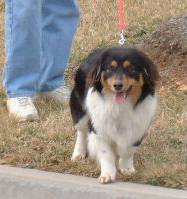
#> input picture ComputerVision/images/dog.2.jpg, 187 x 199 px
$ jupyter execute 'openCv快速开始——边缘检测.ipynb'   (shell and % lines are left out)
#> lines starting #> are read from the running program, lines starting #| are printed output that depends on the picture
[cell 1]
import matplotlib.pyplot as plt
import numpy as np
import cv2

def img_change_chanels(img):
    return cv2.merge(cv2.split(img)[::-1])

def show(img):
    plt.imshow(img)
    cv2.waitKey(0)
    cv2.destroyAllWindows()

def show_sub(images,x,y):
    for i in range(len(images)):
        plt.subplot(x,y,i+1)
        plt.imshow(images[i])
    cv2.waitKey(0)
    cv2.destroyAllWindows()

# 灰度图显示
def gray_show(img,name = None):
    if name is not None:
        cv2.imshow(name,img)
    else:
        cv2.imshow("img",img)
    cv2.waitKey(0)
    cv2.destroyAllWindows()

[cell 2]
dog = cv2.imread("./images/dog.2.jpg")
#> dog is the input picture: shape (199, 187, 3); mean B, G, R 133.9, 143.3, 151.9
dog = cv2.cvtColor(dog,cv2.COLOR_BGR2GRAY)
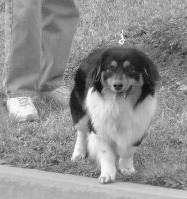
#> dog: shape (199, 187); min 8, max 255, mean 144.8

[cell 3]
gray_show(dog)

[cell 4]
dog.shape
#> Out = (199, 187)

[cell 5]
dog = cv2.resize(dog,(400,400))
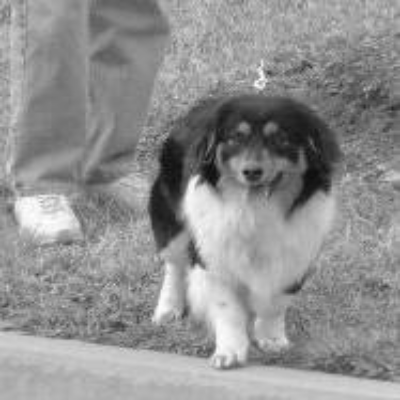
#> dog: shape (400, 400); min 10, max 254, mean 144.7

[cell 6]
gray_show(dog)

###  边缘检测 Canny
#### 先用高斯滤波过滤
#### 计算梯度和方向
#### 非极大值抑制
#### 双阈值处理
##### 梯度小于min阈值的直接就定义为不是边界，反之，大于max阈值的就直接为边界，两者之间的看是否与边界连接，连接就是边界，否则就不是

[cell 7]
# Canny(img,min,max)
img1 = cv2.Canny(dog,50,100)
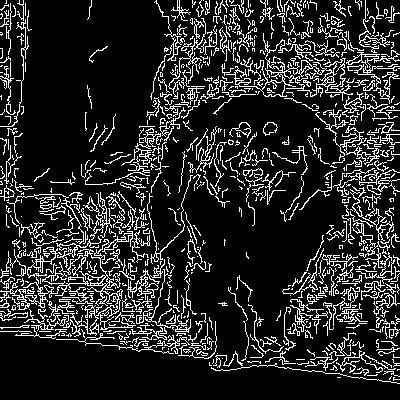
#> img1: shape (400, 400); 15.6% white in thin lines or dots
img2 = cv2.Canny(dog,100,150)
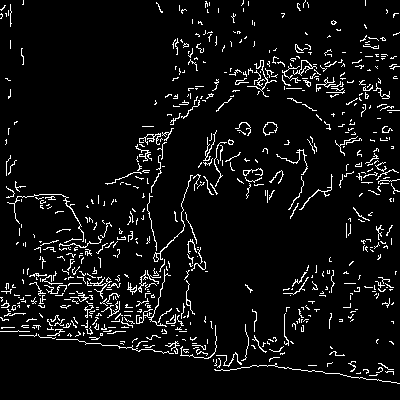
#> img2: shape (400, 400); 6% white in thin lines or dots

[cell 8]
images = np.hstack([img1,img2])
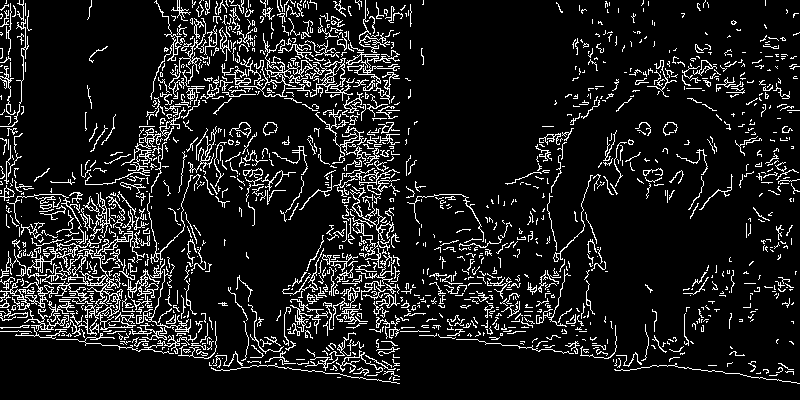
#> images: shape (400, 800); 10.8% white in thin lines or dots

$ run again, with ComputerVision/images/dog.0.jpg copied over ComputerVision/images/dog.2.jpg
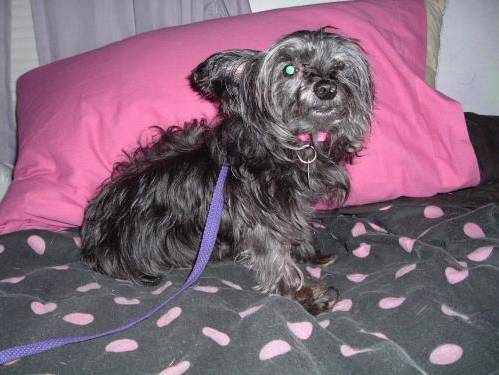
#> input picture ComputerVision/images/dog.0.jpg, 499 x 375 px
#> dog is the input picture: shape (375, 499, 3); mean B, G, R 119.2, 101.6, 129.6
#> `img1 = cv2.Canny(dog,50,100)`:
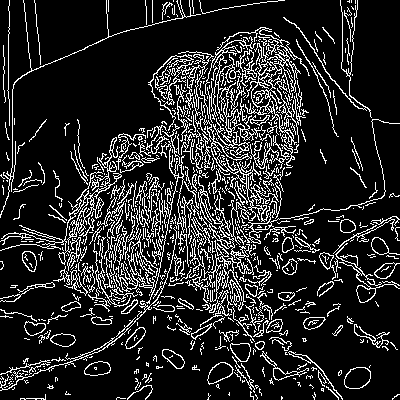
#> img1: shape (400, 400); 15.4% white in thin lines or dots
#> img2: shape (400, 400); 10.8% white in thin lines or dots
#> `images = np.hstack([img1,img2])`:
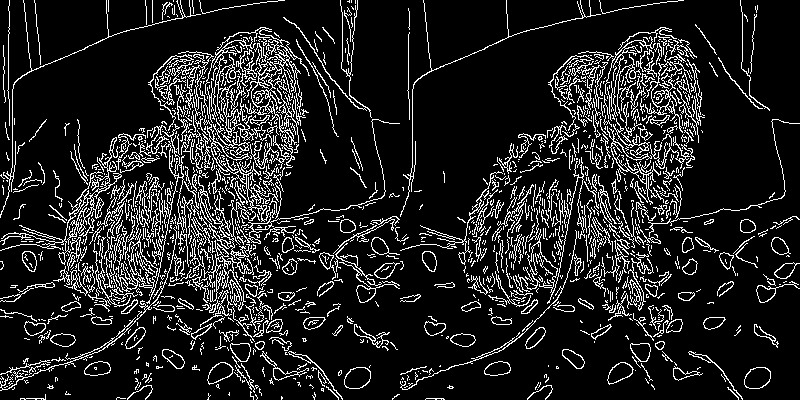
#> images: shape (400, 800); 13.1% white in thin lines or dots

$ run again, with ComputerVision/images/dog.1.jpg copied over ComputerVision/images/dog.2.jpg
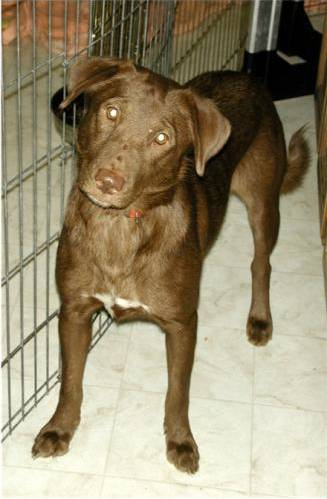
#> input picture ComputerVision/images/dog.1.jpg, 327 x 499 px
#> dog is the input picture: shape (499, 327, 3); mean B, G, R 111.5, 139, 150.2
#> `img1 = cv2.Canny(dog,50,100)`:
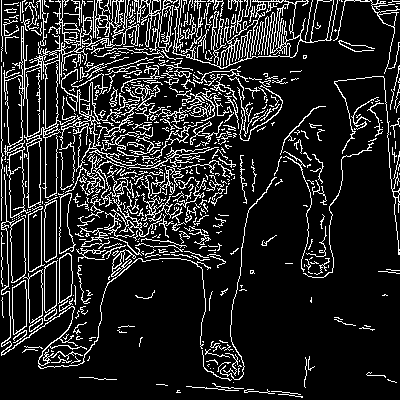
#> img1: shape (400, 400); 14.4% white in thin lines or dots
#> img2: shape (400, 400); 8.3% white in thin lines or dots
#> `images = np.hstack([img1,img2])`:
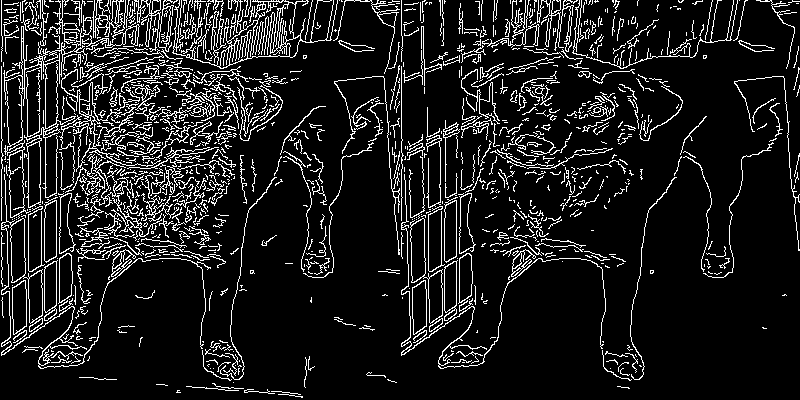
#> images: shape (400, 800); 11.3% white in thin lines or dots

$ run again, with ComputerVision/images/dog.10.jpg copied over ComputerVision/images/dog.2.jpg
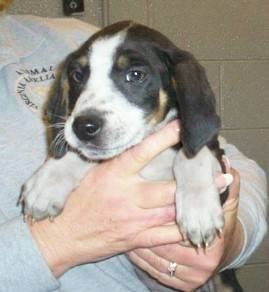
#> input picture ComputerVision/images/dog.10.jpg, 269 x 292 px
#> dog is the input picture: shape (292, 269, 3); mean B, G, R 149.3, 158.1, 165.1
#> `img1 = cv2.Canny(dog,50,100)`:
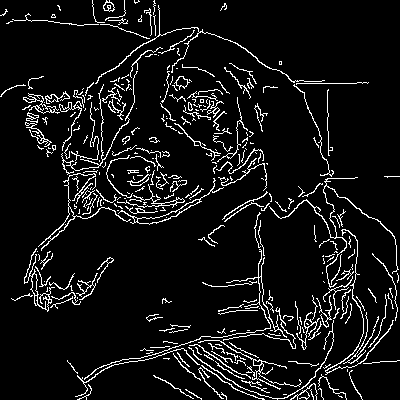
#> img1: shape (400, 400); 7.7% white in thin lines or dots
#> img2: shape (400, 400); 4.7% white in thin lines or dots
#> `images = np.hstack([img1,img2])`:
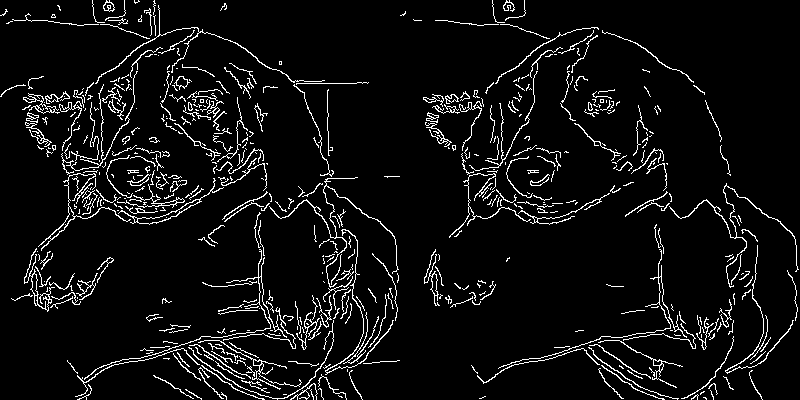
#> images: shape (400, 800); 6.2% white in thin lines or dots
